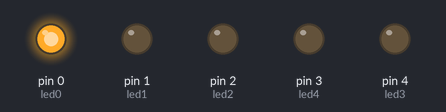
Simulated run of this sketch. Board: Arduino Uno, built with avr-gcc and run on an emulated ATmega328P. Shown: output pins drawn as LEDs (lit = HIGH). At 0.0 s the program stops and its outputs stay as they are.

Above: at 0.1 s.
Timing chart, 0 to 1.5 s (numbered marks = the images above):
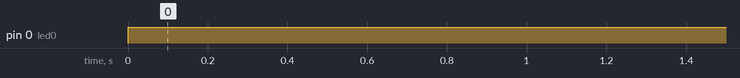

Measured:
- by itself, pin 0 (led0): LOW → HIGH at 0.00 s

The sketch:

attiny13a_five_led.ino
```cpp
int led0 = 0;
int led1 = 1;
int led2 = 2;
int led3 = 4;
int led4 = 3;

void setup() {
  pinMode(led0, OUTPUT);
  pinMode(led1, OUTPUT);
  pinMode(led2, OUTPUT);
  pinMode(led3, OUTPUT);
  pinMode(led4, OUTPUT);
}

void loop() {
  secuence(300);
}

void secuence(int time){
  // Go
  activar(led0);
  delay(time);
  activar(led1);
  delay(time);
  activar(led2);
  delay(time);
  activar(led3);
  delay(time);
  activar(led4);
  delay(time);

}

void activar(int pin){
  for (int i = 0; i < 5; i = i++) {
    if (pin == i) {
        digitalWrite(i, HIGH);
    }else{
        digitalWrite(i, LOW);
    }
  }
}
```
